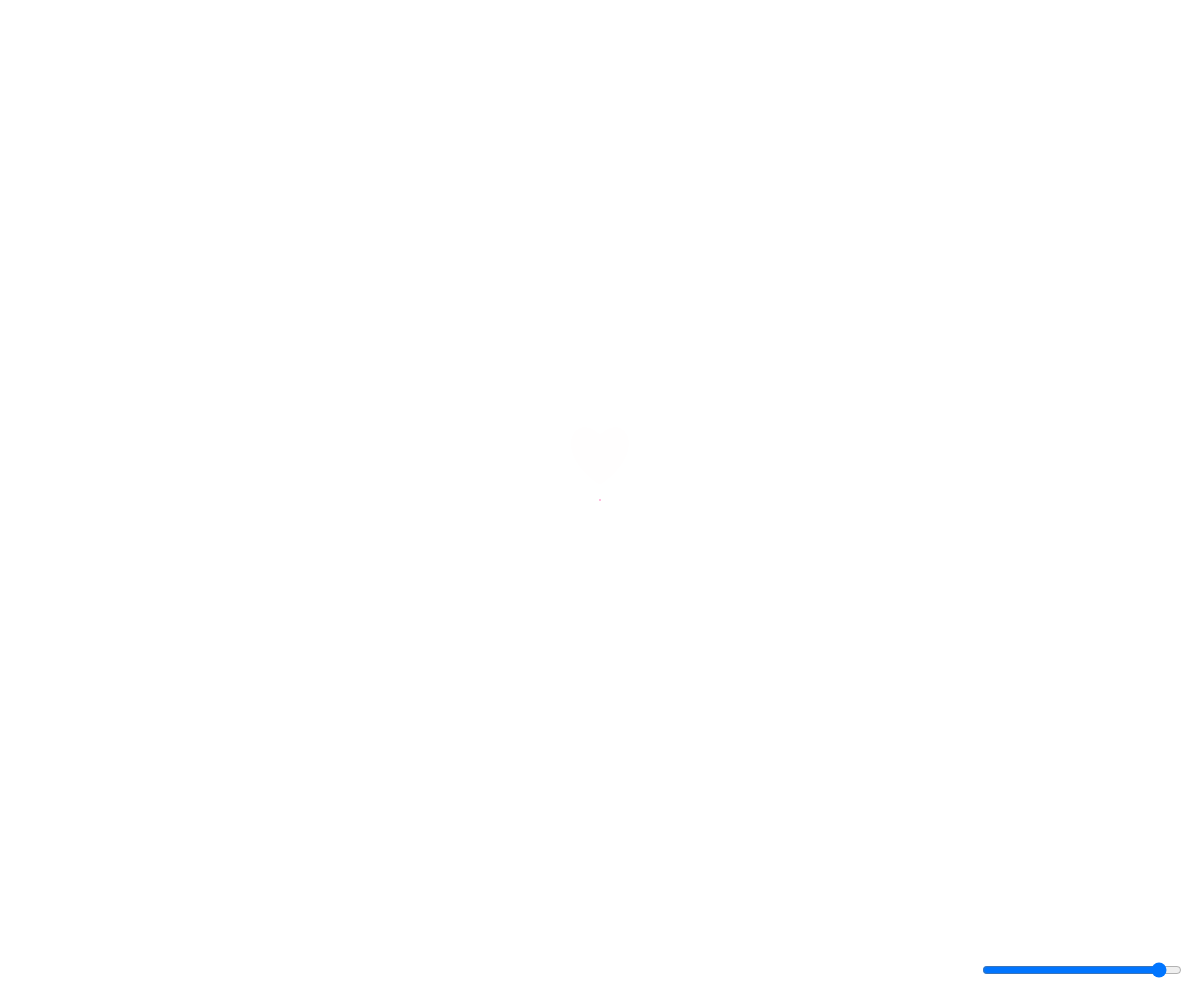
Frame 1 (no input)
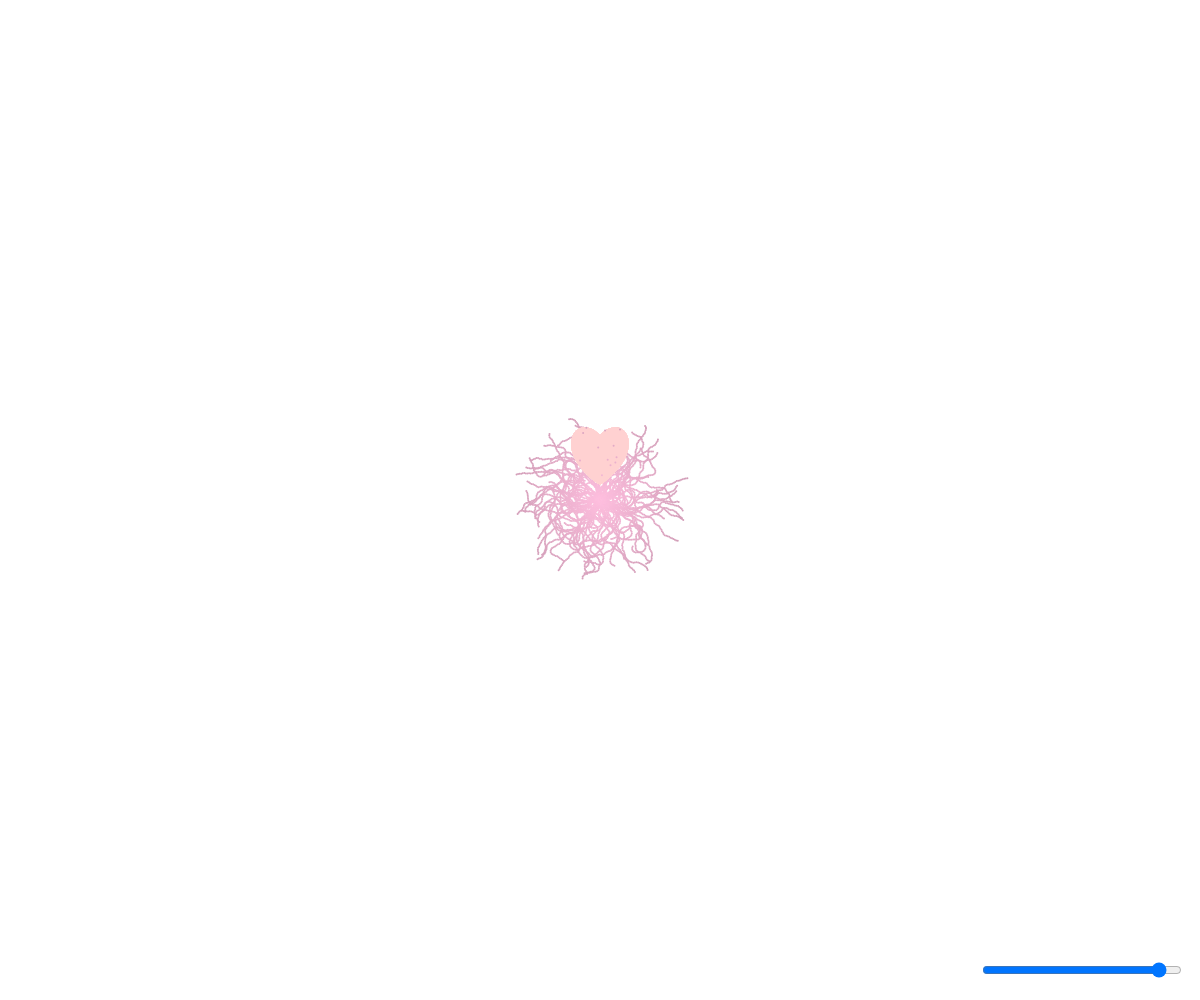
Frame 60 (no input)
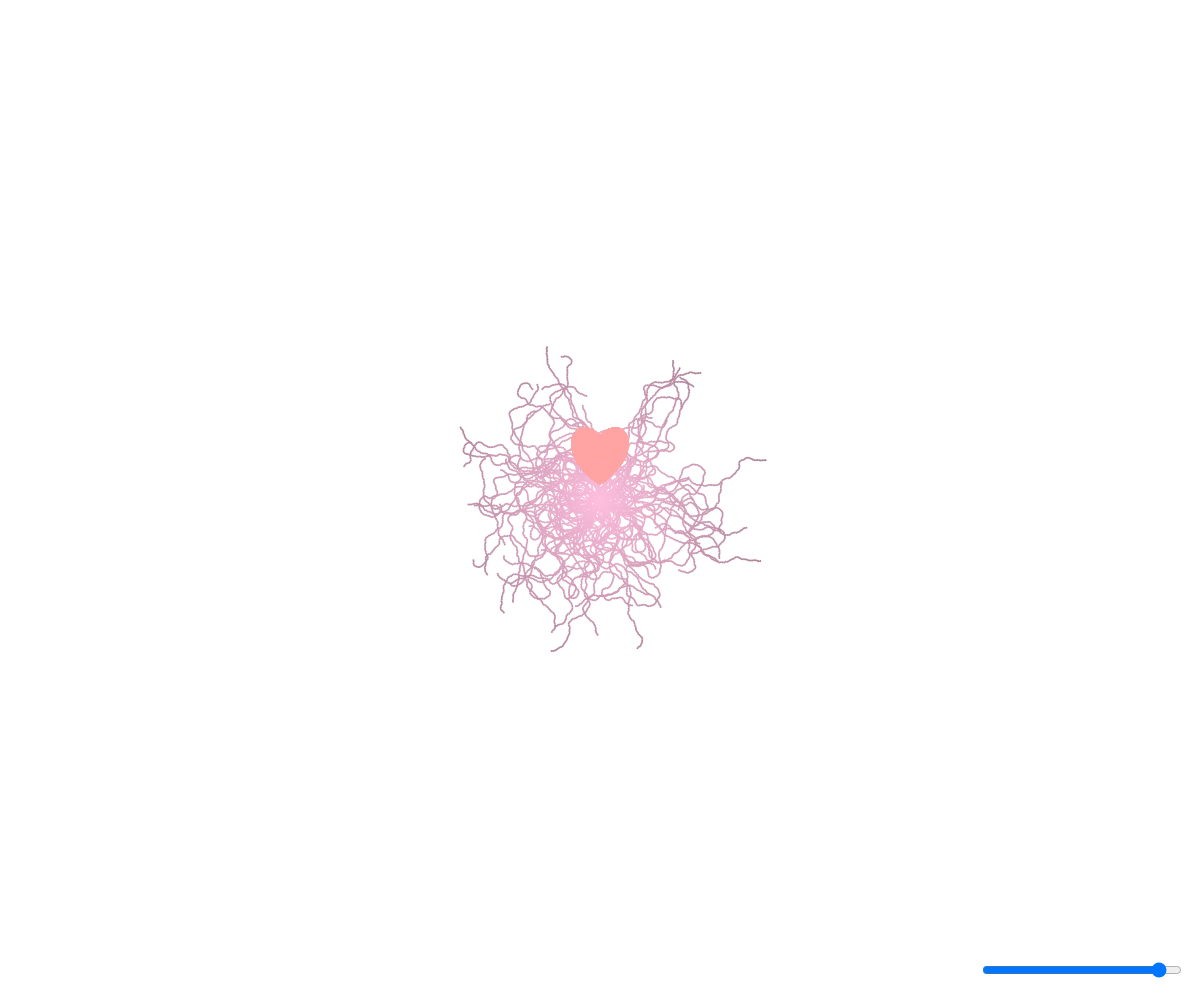
Frame 120 (the mouse pressed at the canvas centre since frame 60)

The p5.js sketch that drew these frames (run headless with seeded random() and noise() and a simulated clock; from frame 60 on, the mouse is pressed at the canvas centre):

// p5.js sketch
// ── sketch.js
let turtles = [];
let nturtles = 100;
let sizex;
let sizey;
let selected = "circle";
let speed = 1.6;
let color = 330;
let sat = 0;

class turtle {
  constructor(x,y,angle,size) {
    this.x = x;
    this.y = y;
    this.angle = angle;
    this.size = size;
  }
  
  draw() {
    let xdist = this.x-sizex/2.0;
    let ydist = -1*(this.y-sizey/2.0);

    let hsize = 0.005;
    let xdistc = hsize*xdist;
    let ydistc = hsize*ydist;

    let brightness;
    if (selected = "diamond") {
      brightness = 100-0.4*200/400*((abs((this.x-sizex/2.0)^2))
                       +(abs((sizey/2.0-this.y)^2)))^0.5;
    }
    if (selected = "circle") {
      brightness = 100-0.4*200/400*pow(xdist*xdist+ydist*ydist,0.5);
    };
    if (pow((xdistc*xdistc+ydistc*ydistc-1),3) > xdistc*xdistc*ydistc*ydistc*ydistc) stroke(0,0,100);
    else stroke(color,25,brightness);
    strokeWeight(this.size);
    point(this.x,this.y);
  }
  
  move() {
    this.x += speed*cos(this.angle);
    this.y += speed*sin(this.angle);
    this.angle += (Math.random()-0.5)*2*PI/360*60;
  }
}

function createTurtles(x,y) {
  for (let i=0; i<100; ++i) {
    let newTurtle = new turtle(x,y,2.0*i*PI/nturtles,2);
    turtles.push(newTurtle);
  }
}

function heart(x, y, size) {
  beginShape();
  vertex(x, y);
  bezierVertex(x - size / 2, y - size / 2, x - size, y + size / 3, x, y + size);
  bezierVertex(x + size, y + size / 3, x + size / 2, y - size / 2, x, y);
  endShape(CLOSE);
}

function mouseClicked() {
  let xdist = abs(mouseX-sizex/2);
  let ydist = abs(mouseY-sizey/2.19);
  if (xdist*xdist+ydist*ydist < 960) {
    // circle(sizex/2,sizey/2.19,62);
    redirectPage('https://www.google.com/');
  }
}

function redirectPage(link) {
  open1(link)
}

function setup() {
  sizex = document.documentElement.clientWidth;
  sizey = document.documentElement.clientHeight;
  createCanvas(sizex, sizey);
  createTurtles(sizex/2,sizey/2);
  colorMode(HSB);
  slider = createSlider(0, 360, 330, 1);
  slider.position(sizex-220, sizey-40);
  slider.style('width', '200px');
}

function draw() {
  if (sat < 70) sat += 0.3;
  strokeWeight(0);
  fill(0, sat, 100);
  heart(sizex/2,sizey/2.3,50);
  color = slider.value()
  turtles.forEach(turtle => {
    turtle.draw();
    turtle.move();
  });
  // turtles.forEach(turtle => turtle.move());
}
